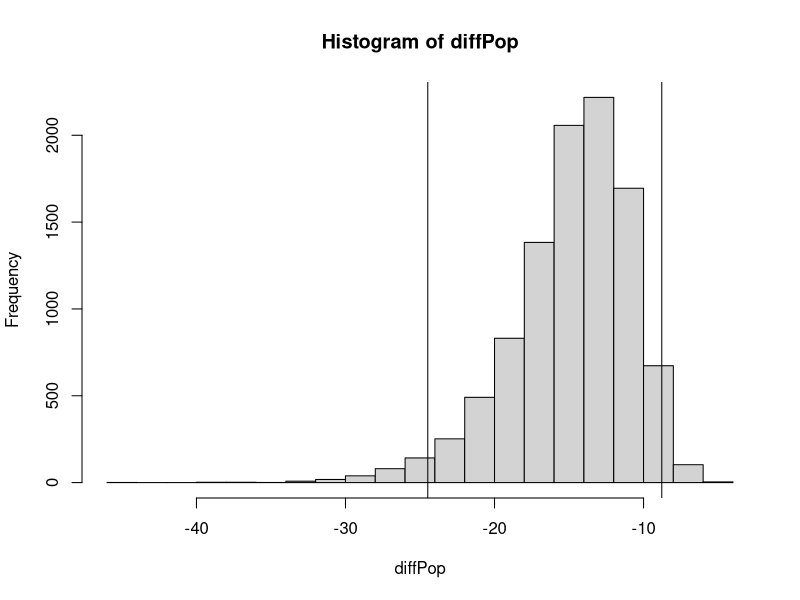

Write R code to recreate this figure.
#######################################################################
#
# Author: DeAndre Thomas
# Professor: Dr. Anastasopoulos
# Purpose: Homework 7
# Class: IST 772
# Date: 05/27/2022
#
#######################################################################

# Question 3

cor.test(rock$area, rock$perm)

# With 95% confidence, the confidence interval ranges from -0.61 
# to -0.12. This indicates that there is a negative correlation 
# between the two variables. Also, there is a correlation value 
# -0.40, indicating a negative correlation between the two variables. 
# Finally, the p-value is 0.005, indicating that we should reject
# the null hypothesis.

#######################################################################

# Question 4

install.packages("BayesFactor")
library(BayesFactor)

bfCorTest <- function (x,y) # Get r from BayesFactor
{
  zx <- scale(x) # Standardize X
  zy <- scale(y) # Standardize Y
  zData <- data.frame(x=zx,rhoNot0=zy) # Put in a data frame
  bfOut <- generalTestBF(x ~ rhoNot0, data=zData) # linear coefficient
  mcmcOut <- posterior(bfOut,iterations=10000) # posterior samples
  print(summary(mcmcOut[,"rhoNot0"])) # Show the HDI for r
  return(bfOut) # Return Bayes factor object
}

bfCorTest(rock$area, rock$perm)

# The point estimate for rho is -0.35. The 95% HDI ranges from -0.62 
# up to -0.08. This indicates a negative correlation due to the HDI 
# all being under 0. Finally, the Bayes Factor of 8.073 indicates that
# we reject the null hypothesis. 

#######################################################################

# Question 8

ucbdf<- UCBAdmissions[,,1]
ucbdf

chisq.test(ucbdf, correct = FALSE)

# The chi-squared test provides a 2x2 contingency table of the
# admittance rate at UC Berkley. The x-squared value is 17.25 with a 
# a degree of free value of 1. The p-value is 3.28e-.05 (very low), 
# thus we would reject the null hypothesis; the two factors are not 
# independent of each other. 

#######################################################################

# Question 9

ctUCOUT<- contingencyTableBF(ucbdf, sampleType = "poisson")
ctUCOUT

# The Bayes Factor of 1111.64:1 is in favor of the alternative 
# hypothesis that the two factors are not independent. 

#######################################################################

# Question 10

cnPostOut<- contingencyTableBF(ucbdf, sampleType = "poisson"
                               , posterior = TRUE, iteration = 10000)
summary(cnPostOut) # Review the posterior distributions of cell counts

# 1st row
maleProp<- cnPostOut[,'lambda[1,1]']/cnPostOut[,'lambda[2,1]']
# 2nd row
femaleProp<- cnPostOut[,'lambda[2,1]']/cnPostOut[,'lambda[2,2]']
diffPop<- maleProp - femaleProp # The difference in proportions by gender
hist(diffPop) # Histogram the distribution of differences in proportions
abline(v=quantile(diffPop, c(0.025)), col = 'black') # Low end of 95% HDI
abline(v=quantile(diffPop, c(0.975)), col = 'black') # High end of 95% HDI
mean(diffPop) # Here's the center of the distribution

# The HDI intervals for male admittance ranges from 467.5 to 555.5 at 95%.
# The HDI intervals for male rejection ranges from 279.5 to 348.3 at 95%.
# The HDI intervals for female admittance ranges from 71.9 to 108.7 at 95%.
# The HDI intervals for female rejection ranges from 12.3 to 29.5 at 95%.
# The mean difference proportion is -14.89. 
